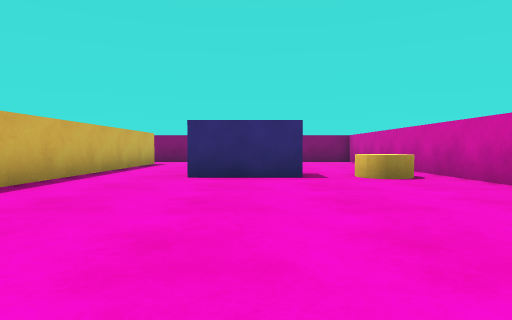
[1] (above)

16 first-person views from a walk through a Unity game level. The camera is 0.51 m above the floor, tilts 2° down and sees 75° across. The floor is counted in squares, 1 m on a side. Each view is taken from the middle of a square. On the plan, view 1 faces up. The plan holds only what a view shows up to about 9 squares ahead; the rest is blank. The player is left out.

[2]
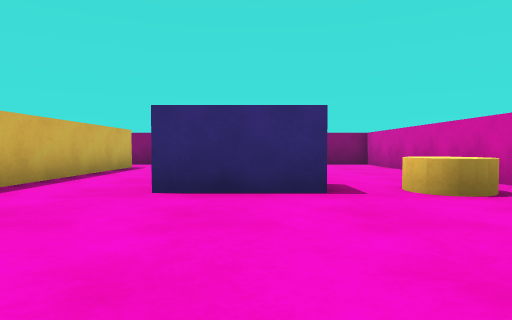

[3]
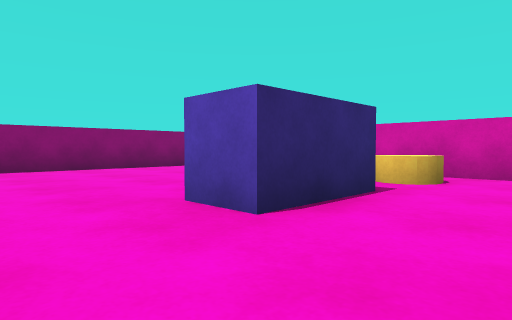

[4]
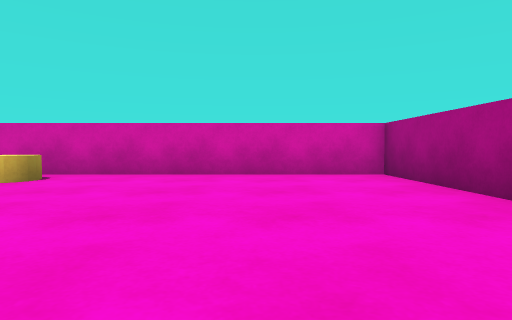

[5]
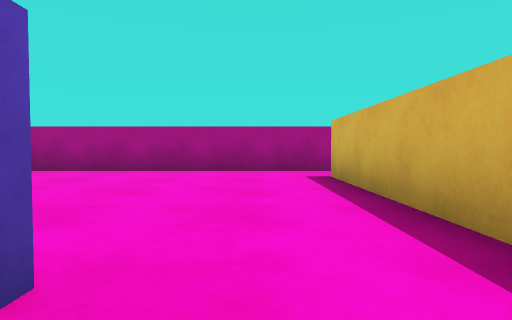

[6]
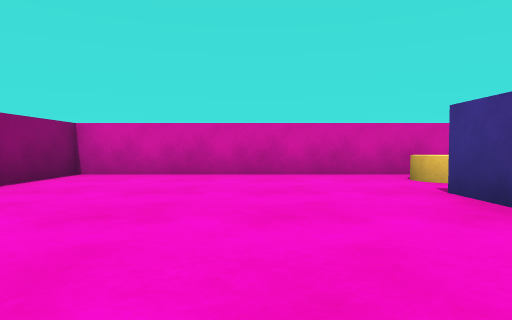

[7]
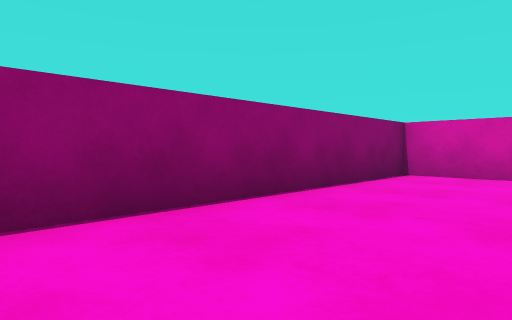

[8]
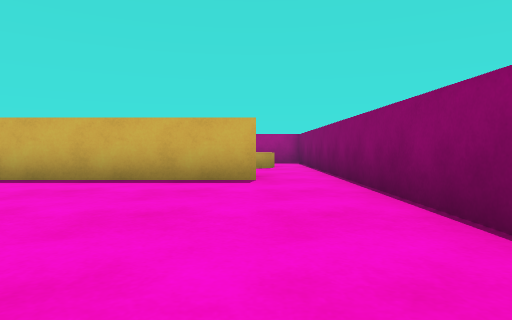

[9]
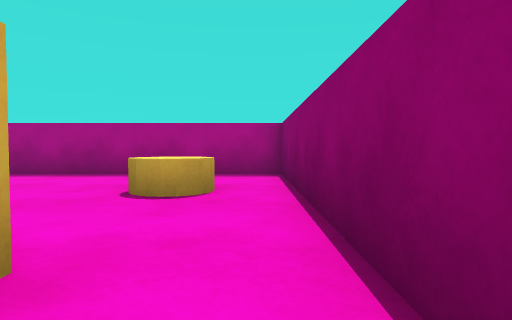

[10]
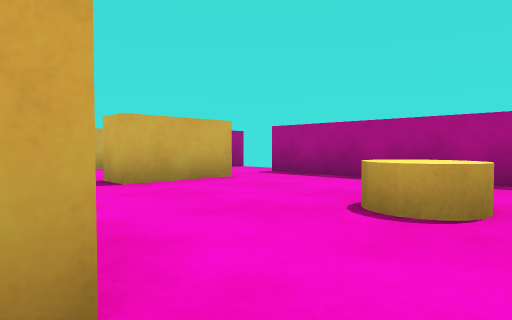

[11]
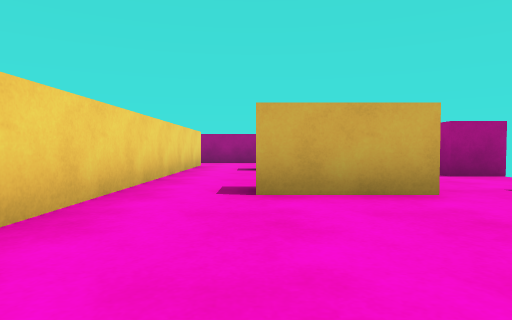

[12]
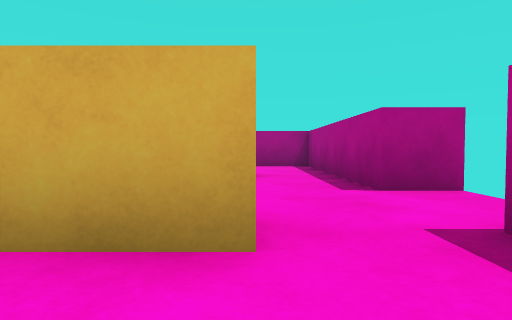

[13]
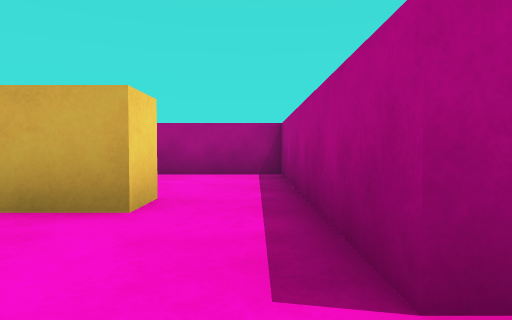

[14]
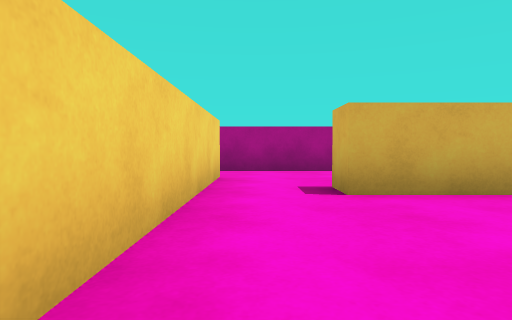

[15]
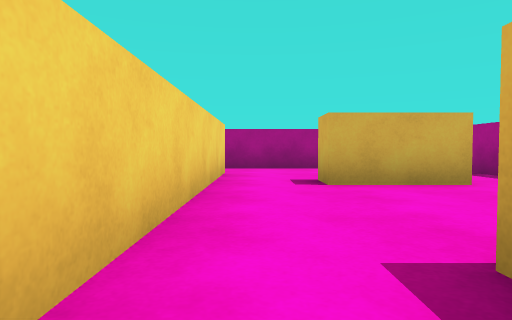

[16]
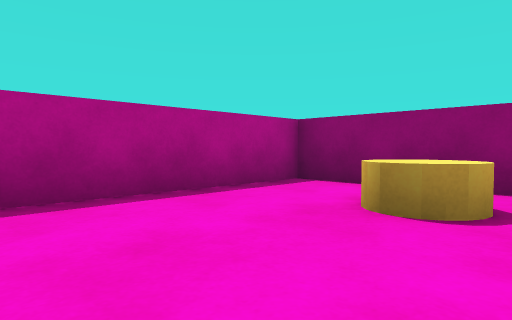

### Floor plan
Points are (right, up) in squares from view 1. A wall is a line through its corners. A room is listed if a view was taken in it or the views show most of it. See-through windows are left out.
Room 1 (views 1, 2, 3, 4, 5, 6, 7, 8, 9)
walls: (-3.3, 11) (-3.3, 1); (-3.5, -0.5) (3.5, -0.5) (3.5, 12.5) (-3.5, 12.5)
ways out: opening at (-4, 0) to room 2; opening at (-4, 11.5) to room 2
objects: block (-1, 6) to (1, 7); cylinder (2, 6)
Room 2 (views 10, 11, 12, 13, 14, 15, 16)
walls: (-10.6, 5) (-9.5, 5) (-9.5, -0.5) (-3.5, -0.5); (-4.4, 1) (-4.4, 8.9); (-3.5, 12.5) (-9.5, 12.5) (-9.5, 7)
ways out: opening at (-4, 0) to room 1; opening at (-4, 11.5) to room 1
objects: block (-8, 3) to (-6, 3); block (-8, 7) to (-6, 7); cylinder (-7, 11)

Positions as (right, up) in squares from view 1, and headings:
1: (0, 0), facing up
2: (0, 2), facing up
3: (-3, 4), facing up-right
4: (-3, 2), facing right
5: (-2, 7), facing down
6: (-3, 9), facing right
7: (-3, 10), facing up-right
8: (2, 11), facing left
9: (-3, 12), facing left
10: (-4, 12), facing down-left
11: (-6, 11), facing down
12: (-8, 9), facing down
13: (-9, 6), facing down
14: (-5, 7), facing down
15: (-5, 8), facing down
16: (-6, 8), facing up-left
